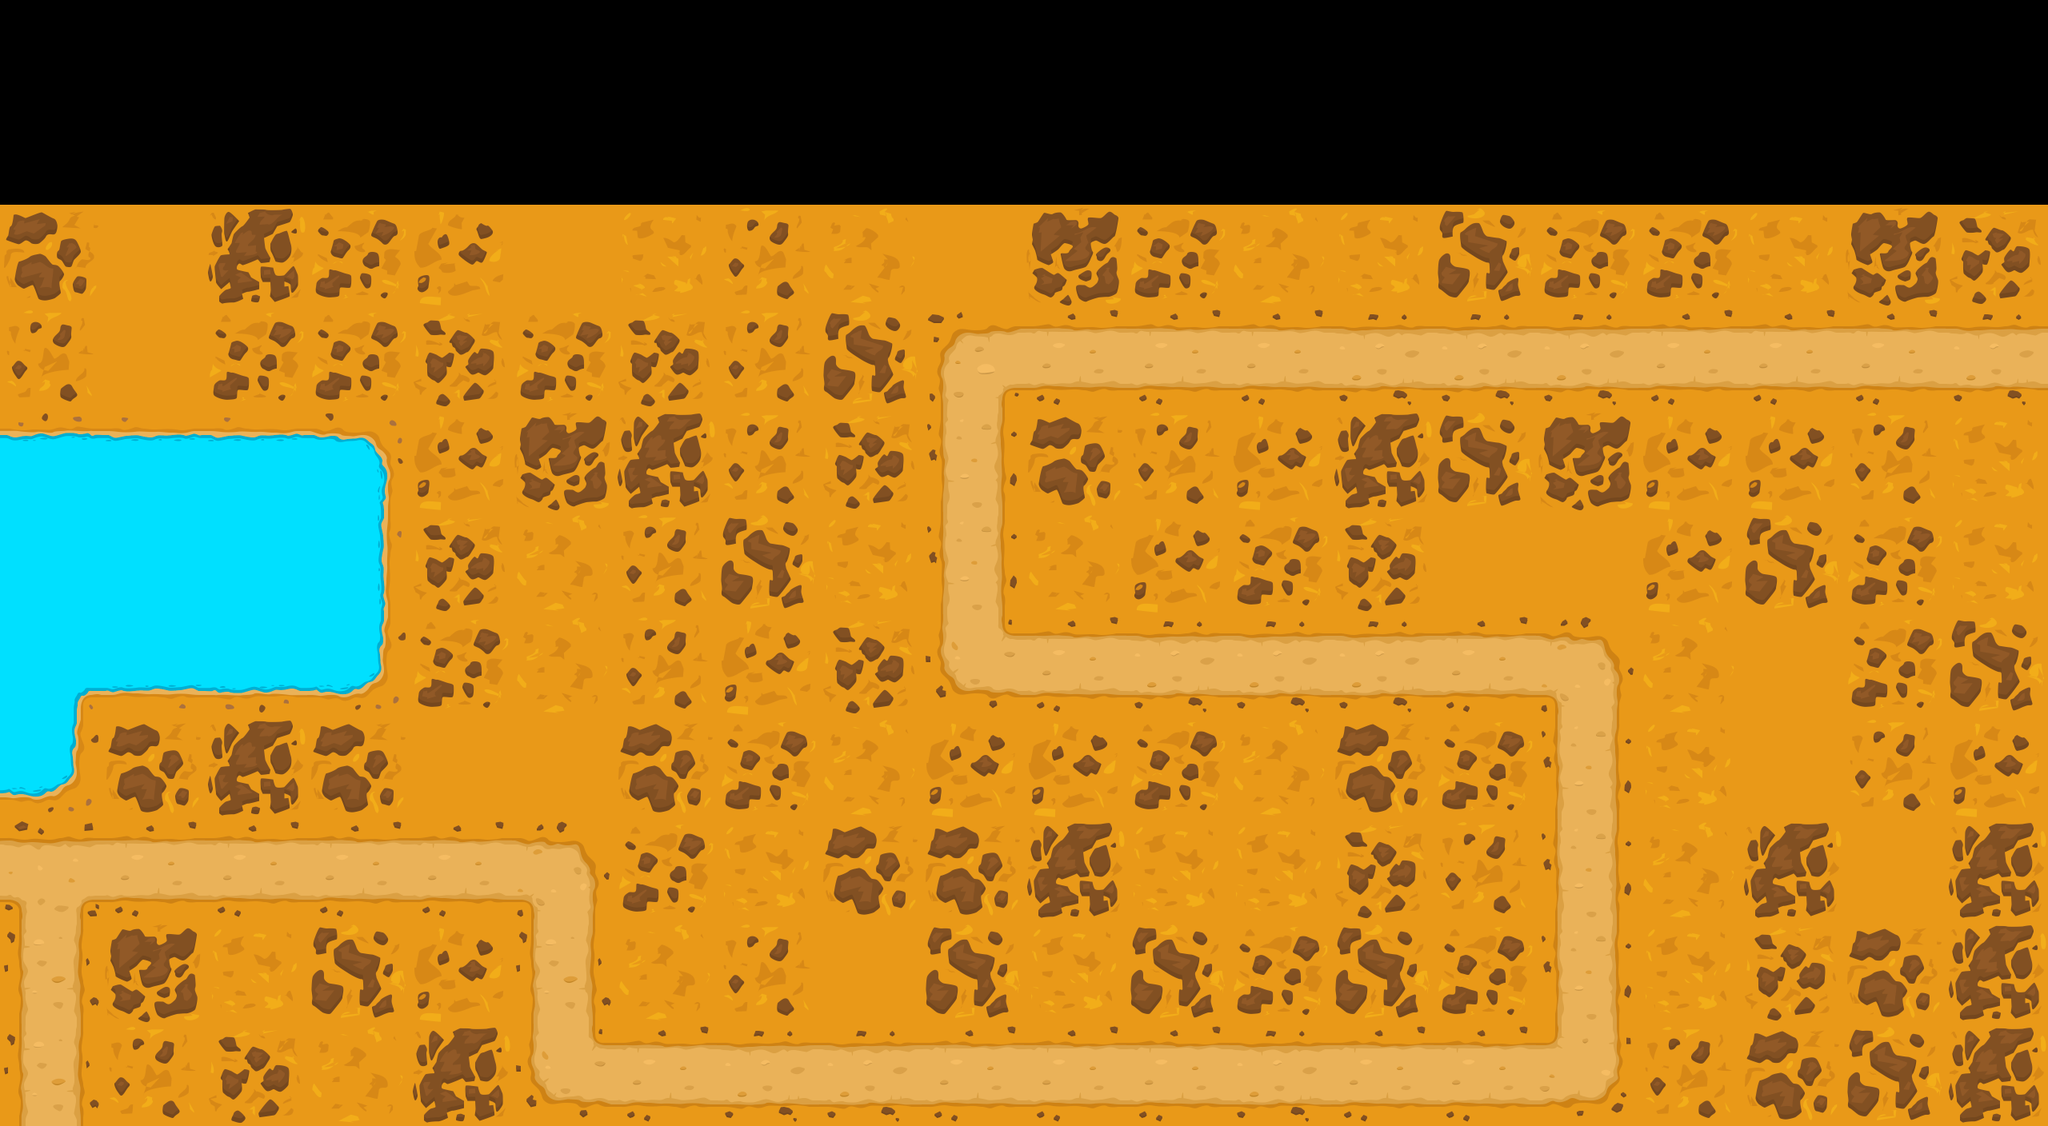

This game map was drawn from its Tiled (.tmx) file and the tilesets committed beside it. A one-line description and the trimmed map source follow:
An orthogonal 20x11 tile map with 128x128 px tiles, 2 tile layers (Ground, Objects), 2 hidden layers not drawn, 2 tilesets and 38 objects (24x TileCollisionCircle, 12x TileCollisionRectangle).

<map version="1.0" tiledversion="1.1.3" orientation="orthogonal" renderorder="right-down" width="20" height="11" tilewidth="128" tileheight="128" infinite="0" nextobjectid="122">
 <tileset firstgid="1" source="CombinedAssetsTileset.tsx" />
 <tileset firstgid="1025" source="CollisionShapesTilesets.tsx" />
 <layer name="Ground" width="20" height="11">
  <data>[220 cells, 180 non-empty, 25 distinct tile ids]</data>
 </layer>
 <layer name="Objects" width="20" height="11">
  <data>[220 cells, 52 non-empty, 45 distinct tile ids]</data>
 </layer>
 <layer name="Overlay2" width="20" height="11" visible="0">
  <data>[220 cells, 74 non-empty, 57 distinct tile ids]</data>
 </layer>
 <layer name="Overlay" width="20" height="11" visible="0">
  <data>[220 cells, 19 non-empty, 18 distinct tile ids]</data>
 </layer>
 <objectgroup name="Water">
  <object id="70" x="0" y="544">
   <polygon points="0,0 458,0 460,308 102,312 78,440 -6,444" />
  </object>
 </objectgroup>
 <objectgroup name="Pathing">
  <object id="71" x="-10" y="1086">
   <polyline points="0,0 712,8 716,256 1986,258 1986,-256 1226,-260 1230,-638 2618,-640" />
  </object>
 </objectgroup>
 <objectgroup name="Collisions">
  <object id="2" type="TileCollisionCircle" gid="1026" x="478" y="332.788" width="238" height="238">
   <properties>
    <property name="Altitude" type="float" value="450" />
    <property name="CircleInstanceRadius" type="float" value="119" />
   </properties>
  </object>
  <object id="17" type="TileCollisionRectangle" gid="1025" x="1046.61" y="1256.19" width="284" height="66">
   <properties>
    <property name="AxisAlignedRectangleInstanceHeight" type="float" value="66" />
    <property name="AxisAlignedRectangleInstanceWidth" type="float" value="284" />
   </properties>
  </object>
  <object id="24" type="TileCollisionRectangle" gid="1025" x="-130.303" y="259.212" width="2809.27" height="128">
   <properties>
    <property name="AxisAlignedRectangleInstanceWidth" type="float" value="2809.27" />
    <property name="IsBarrier" type="bool" value="true" />
   </properties>
  </object>
  <object id="25" type="TileCollisionRectangle" gid="1025" x="-134" y="1514" width="2794" height="128">
   <properties>
    <property name="AxisAlignedRectangleInstanceWidth" type="float" value="2794" />
    <property name="IsBarrier" type="bool" value="true" />
   </properties>
  </object>
  <object id="28" type="TileCollisionRectangle" gid="1025" x="2548" y="1392" width="50" height="822">
   <properties>
    <property name="AxisAlignedRectangleInstanceHeight" type="float" value="766" />
    <property name="AxisAlignedRectangleInstanceWidth" type="float" value="240" />
   </properties>
  </object>
  <object id="29" type="TileCollisionCircle" gid="1026" x="761.33" y="966.67" width="300" height="300">
   <properties>
    <property name="Altitude" type="float" value="75" />
    <property name="CircleInstanceRadius" type="float" value="150" />
   </properties>
  </object>
  <object id="30" type="TileCollisionCircle" gid="1026" x="2227.28" y="1267.03" width="200" height="200">
   <properties>
    <property name="Altitude" type="float" value="75" />
    <property name="CircleInstanceRadius" type="float" value="100" />
   </properties>
  </object>
  <object id="40" type="TileCollisionRectangle" gid="1025" x="2129.94" y="1321.03" width="407.394" height="54.1212">
   <properties>
    <property name="AxisAlignedRectangleInstanceHeight" type="float" value="54" />
    <property name="AxisAlignedRectangleInstanceWidth" type="float" value="407" />
   </properties>
  </object>
  <object id="41" type="TileCollisionRectangle" gid="1025" x="2387.94" y="1060.91" width="125.394" height="58.3031">
   <properties>
    <property name="AxisAlignedRectangleInstanceHeight" type="float" value="58" />
    <property name="AxisAlignedRectangleInstanceWidth" type="float" value="125" />
   </properties>
  </object>
  <object id="44" type="TileCollisionCircle" gid="1026" x="1474" y="710" width="128" height="128">
   <properties>
    <property name="CircleInstanceRadius" type="float" value="64" />
   </properties>
  </object>
  <object id="61" type="TileCollisionRectangle" gid="1025" x="114.879" y="1338.45" width="438" height="62">
   <properties>
    <property name="AxisAlignedRectangleInstanceHeight" type="float" value="62" />
    <property name="AxisAlignedRectangleInstanceWidth" type="float" value="438" />
   </properties>
  </object>
  <object id="72" type="TileCollisionRectangle" gid="1025" x="752.848" y="1024.21" width="284" height="66">
   <properties>
    <property name="AxisAlignedRectangleInstanceHeight" type="float" value="66" />
    <property name="AxisAlignedRectangleInstanceWidth" type="float" value="284" />
   </properties>
  </object>
  <object id="73" type="TileCollisionRectangle" gid="1025" x="2394.61" y="727.364" width="274" height="66">
   <properties>
    <property name="AxisAlignedRectangleInstanceHeight" type="float" value="66" />
    <property name="AxisAlignedRectangleInstanceWidth" type="float" value="274" />
   </properties>
  </object>
  <object id="74" type="TileCollisionCircle" gid="1026" x="1602" y="686" width="128" height="128">
   <properties>
    <property name="CircleInstanceRadius" type="float" value="64" />
   </properties>
  </object>
  <object id="91" type="TileCollisionCircle" gid="1026" x="2352.06" y="976.182" width="200" height="200">
   <properties>
    <property name="Altitude" type="float" value="96" />
    <property name="CircleInstanceRadius" type="float" value="100" />
   </properties>
  </object>
  <object id="93" type="TileCollisionCircle" gid="1026" x="1698.85" y="859.5" width="64" height="64">
   <properties>
    <property name="Altitude" type="float" value="260" />
    <property name="CircleInstanceRadius" type="float" value="32" />
    <property name="ZHeight" type="float" value="132" />
   </properties>
  </object>
  <object id="94" type="TileCollisionCircle" gid="1026" x="1702.85" y="721.5" width="64" height="64">
   <properties>
    <property name="Altitude" type="float" value="388" />
    <property name="CircleInstanceRadius" type="float" value="32" />
    <property name="ZHeight" type="float" value="132" />
   </properties>
  </object>
  <object id="95" type="TileCollisionCircle" gid="1026" x="1696.85" y="925.5" width="64" height="64">
   <properties>
    <property name="Altitude" type="float" value="196" />
    <property name="CircleInstanceRadius" type="float" value="32" />
    <property name="ZHeight" type="float" value="132" />
   </properties>
  </object>
  <object id="96" type="TileCollisionCircle" gid="1026" x="1624" y="669.5" width="256" height="256">
   <properties>
    <property name="Altitude" type="float" value="512" />
    <property name="CircleInstanceRadius" type="float" value="128" />
    <property name="ZHeight" type="float" value="132" />
   </properties>
  </object>
  <object id="97" type="TileCollisionCircle" gid="1026" x="1702.85" y="789.5" width="64" height="64">
   <properties>
    <property name="Altitude" type="float" value="324" />
    <property name="CircleInstanceRadius" type="float" value="32" />
    <property name="ZHeight" type="float" value="132" />
   </properties>
  </object>
  <object id="98" type="TileCollisionRectangle" gid="1025" x="1675.67" y="1150.5" width="64" height="72.1212">
   <properties>
    <property name="AxisAlignedRectangleInstanceHeight" type="float" value="72" />
    <property name="AxisAlignedRectangleInstanceWidth" type="float" value="64" />
   </properties>
  </object>
  <object id="99" type="TileCollisionCircle" gid="1026" x="1696.85" y="993.5" width="64" height="64">
   <properties>
    <property name="Altitude" type="float" value="132" />
    <property name="CircleInstanceRadius" type="float" value="32" />
    <property name="ZHeight" type="float" value="132" />
   </properties>
  </object>
  </objectgroup>
</map>
<!-- 14 of 38 objects omitted -->